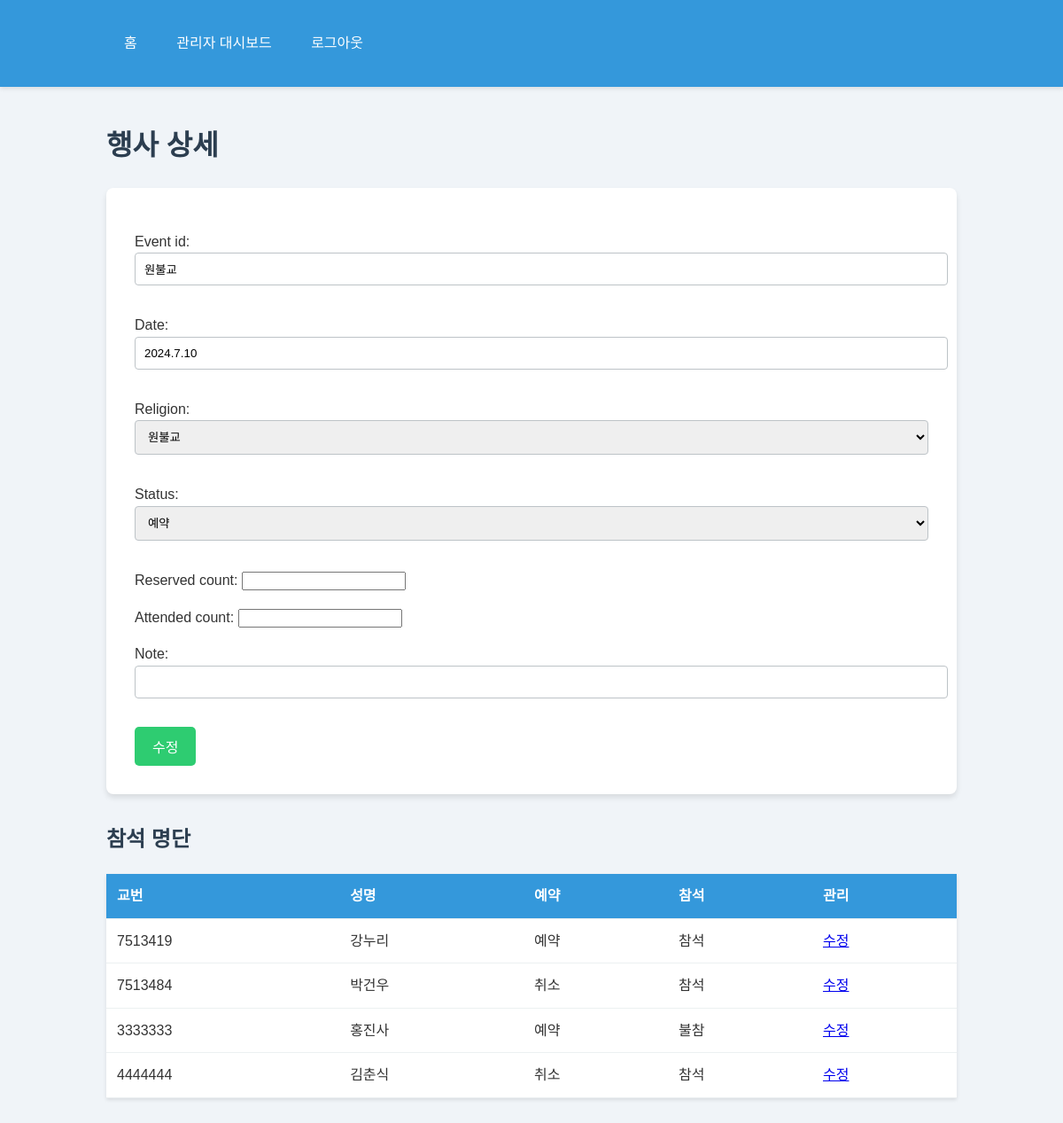
The app's page /admin-event/원불교/ (signed in), older data.
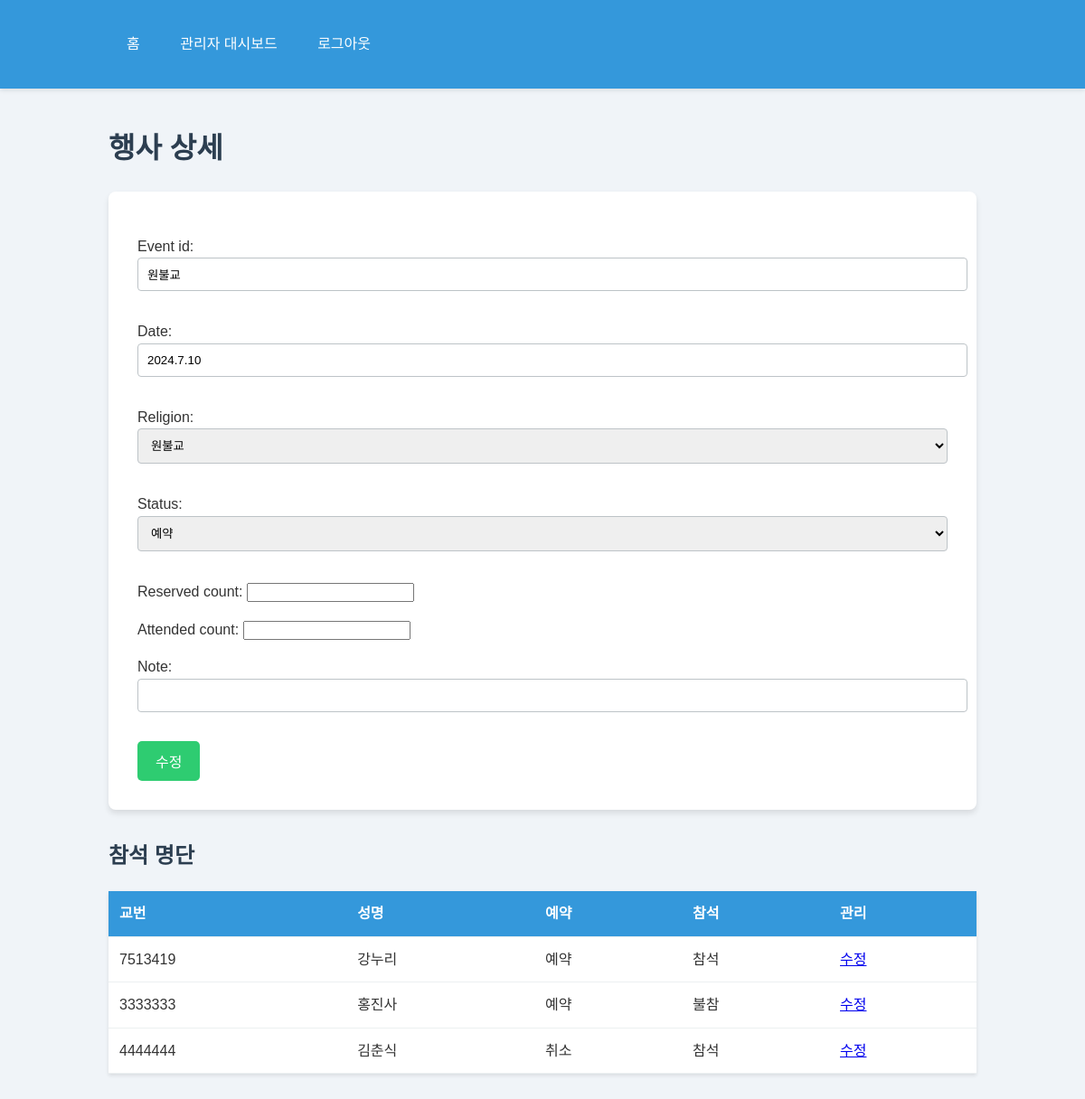
The same page, newer data.
### main/models.py (models this page shows, shortened)
class EventAttendance(models.Model):
    RESERVATION_CHOICES = [
        ('예약', '예약'),
        ('취소', '취소'),
    ]
    ATTENDANCE_CHOICES = [
        ('불참', '불참'),
        ('참석', '참석'),
    ]
    student = models.ForeignKey(Student, on_delete=models.CASCADE)
    event = models.ForeignKey(ReligiousEvent, on_delete=models.CASCADE)
    reservation = models.CharField(max_length=10, choices=RESERVATION_CHOICES, default='예약')
    attendance = models.CharField(max_length=10, choices=ATTENDANCE_CHOICES, default='불참')
    note = models.CharField(max_length=200, blank=True)
    class Meta:
        unique_together = ('student', 'event')

class Student(models.Model):
    student_id = models.CharField(max_length=7, primary_key=True)
    password = models.CharField(max_length=128)  # 해시된 비밀번호를 저장하기 위해 길이를 늘립니다
    grade = models.CharField(max_length=2)
    company = models.CharField(max_length=1)
    name = models.CharField(max_length=10)
    contact = models.CharField(max_length=12, blank=True)
    note = models.CharField(max_length=200, blank=True)
    class Meta:
        db_table = 'student'  # 기존 테이블 이름을 유지하려면 이 줄을 추가하세요

### main/views.py (the view)
# urls.py: path('admin-event/<str:event_id>/', views.admin_event_detail, name='admin_event_detail'),
@user_passes_test(lambda u: isinstance(u, MyAdmin))
def admin_event_detail(request, event_id):
    event = get_object_or_404(ReligiousEvent, event_id=event_id)
    if request.method == 'POST':
        form = ReligiousEventForm(request.POST, instance=event)
        if form.is_valid():
            form.save()
            messages.success(request, '종교행사 정보가 업데이트되었습니다.')
            return redirect('admin_events')
    else:
        form = ReligiousEventForm(instance=event)
    attendances = EventAttendance.objects.filter(event=event)
    return render(request, 'admin_event_detail.html', {'event': event, 'form': form, 'attendances': attendances})

### main/forms.py
class ReligiousEventForm(forms.ModelForm):
    class Meta:
        model = ReligiousEvent
        fields = ['event_id', 'date', 'religion', 'status', 'reserved_count', 'attended_count', 'note']

### templates/admin_event_detail.html (shortened to what this page needs)
{% extends 'base.html' %}
{% block content %}
    <h1>행사 상세</h1>
    <form method="post">
        {{ form.as_p }}
        <button type="submit">수정</button>
    </form>
    <h2>참석 명단</h2>
    <table>
        <thead>
            <tr>
                <th>교번</th>
                <th>성명</th>
                <th>예약</th>
                <th>참석</th>
                <th>관리</th>
            </tr>
        </thead>
        <tbody>
            {% for attendance in attendances %}
                <tr>
                    <td>{{ attendance.student.student_id }}</td>
                    <td>{{ attendance.student.name }}</td>
                    <td>{{ attendance.get_reservation_display }}</td>
                    <td>{{ attendance.get_attendance_display }}</td>
                    <td>
                        <a href="{% url 'admin_attendance_update' attendance.id %}">수정</a>
                    </td>
                </tr>
            {% empty %}
                <tr>
                    <td colspan="5">참석자가 없습니다.</td>
                </tr>
            {% endfor %}
        </tbody>
    </table>
{% endblock %}

Row changes from the older to the newer data that the page shows:
removed EventAttendance: student.student_id "7513484", student.name "박건우", reservation "취소", attendance "참석"
